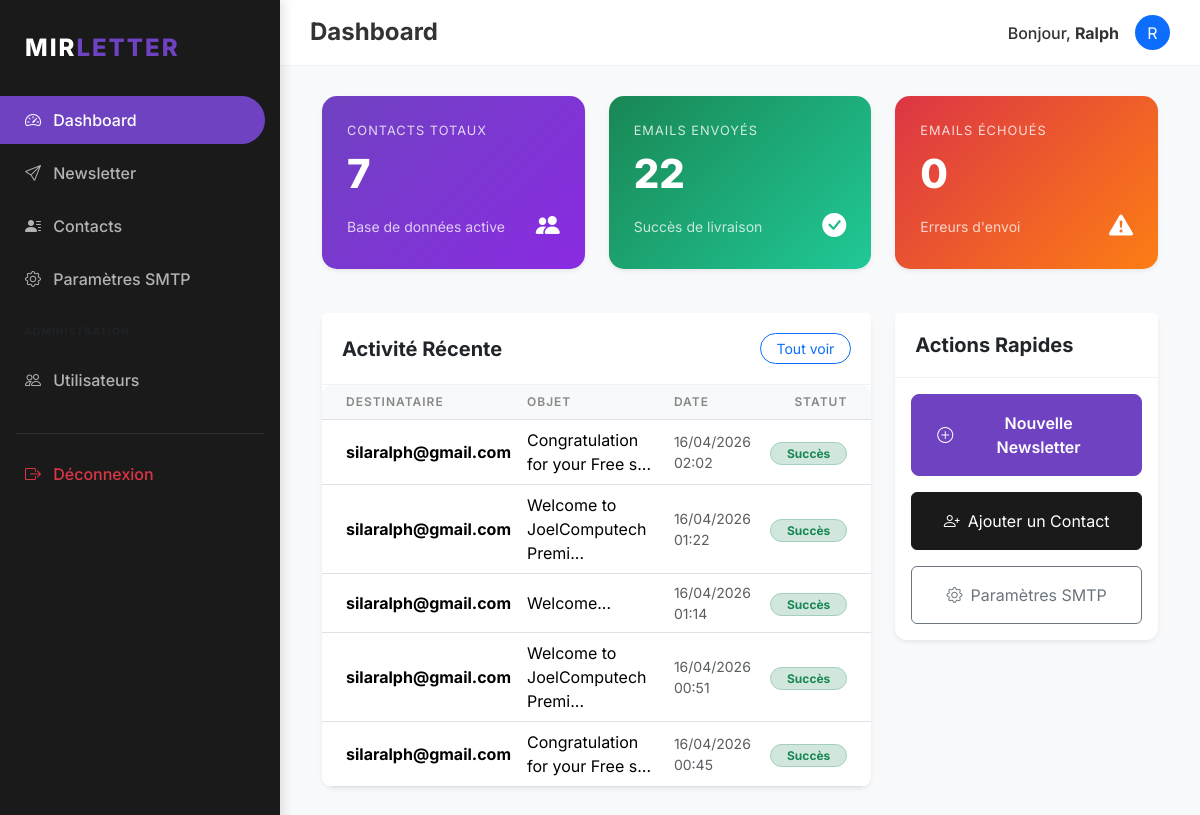
/dashboard (signed in), run on the app's committed database.
### models/user.py (models this page shows, shortened)
class User(db.Model, UserMixin):
    __tablename__ = 'users'
    id = db.Column(db.Integer, primary_key=True)
    username = db.Column(db.String(64), unique=True, nullable=False, index=True)
    password_hash = db.Column(db.String(128), nullable=False)
    role = db.Column(db.String(20), default='user') # 'superadmin' or 'user'
    smtp_configs = db.relationship('SMTPConfig', backref='user', lazy='dynamic', cascade='all, delete-orphan')
    contacts = db.relationship('Contact', backref='owner', lazy='dynamic', cascade='all, delete-orphan')
    groups = db.relationship('Group', backref='owner', lazy='dynamic', cascade='all, delete-orphan')
    sent_emails = db.relationship('SentEmail', backref='user', lazy='dynamic', cascade='all, delete-orphan')

### models/history.py (models this page shows, shortened)
class SentEmail(db.Model):
    __tablename__ = 'sent_emails'
    id = db.Column(db.Integer, primary_key=True)
    user_id = db.Column(db.Integer, db.ForeignKey('users.id'), nullable=False)
    subject = db.Column(db.String(256), nullable=False)
    recipient = db.Column(db.String(120), nullable=False)
    status = db.Column(db.String(20), nullable=False) # 'success', 'failed'
    error_message = db.Column(db.Text)
    timestamp = db.Column(db.DateTime, index=True, default=datetime.utcnow)

### routes/main.py (the view)
@main.route('/')
@main.route('/dashboard')
@login_required
def dashboard():
    contact_count = Contact.query.filter_by(user_id=current_user.id).count()
    sent_count = SentEmail.query.filter_by(user_id=current_user.id, status='success').count()
    failed_count = SentEmail.query.filter_by(user_id=current_user.id, status='failed').count()
    recent_history = SentEmail.query.filter_by(user_id=current_user.id)\
        .order_by(SentEmail.timestamp.desc()).limit(5).all()
    return render_template('dashboard.html',
                           title='Dashboard',
                           contact_count=contact_count,
                           sent_count=sent_count,
                           failed_count=failed_count,
                           recent_history=recent_history)

### models/user.py (called while the page is built)
@login_manager.user_loader
def load_user(user_id):
    return User.query.get(int(user_id))

### templates/dashboard.html
{% extends "base.html" %}
{% block content %}
<div class="row">
    <div class="col-md-4">
        <div class="stat-card shadow-sm">
            <p>Contacts Totaux</p>
            <h3>{{ contact_count }}</h3>
            <div class="d-flex justify-content-between align-items-center">
                <span class="small opacity-75">Base de données active</span>
                <i class="bi bi-people-fill fs-4"></i>
            </div>
        </div>
    </div>
    <div class="col-md-4">
        <div class="stat-card shadow-sm" style="background: linear-gradient(135deg, #198754, #20c997);">
            <p>Emails Envoyés</p>
            <h3>{{ sent_count }}</h3>
            <div class="d-flex justify-content-between align-items-center">
                <span class="small opacity-75">Succès de livraison</span>
                <i class="bi bi-check-circle-fill fs-4"></i>
            </div>
        </div>
    </div>
    <div class="col-md-4">
        <div class="stat-card shadow-sm" style="background: linear-gradient(135deg, #dc3545, #fd7e14);">
            <p>Emails Échoués</p>
            <h3>{{ failed_count }}</h3>
            <div class="d-flex justify-content-between align-items-center">
                <span class="small opacity-75">Erreurs d'envoi</span>
                <i class="bi bi-exclamation-triangle-fill fs-4"></i>
            </div>
        </div>
    </div>
</div>
<div class="row mt-4">
    <div class="col-md-8">
        <div class="card border-0 shadow-sm">
            <div class="card-header d-flex justify-content-between align-items-center bg-white">
                <h5 class="m-0 fw-bold">Activité Récente</h5>
                <a href="{{ url_for('newsletter.history') }}" class="btn btn-sm btn-outline-primary rounded-pill px-3">Tout voir</a>
            </div>
            <div class="card-body p-0">
                <div class="table-responsive">
                    <table class="table table-hover align-middle mb-0">
                        <thead>
                            <tr>
                                <th class="ps-4">Destinataire</th>
                                <th>Objet</th>
                                <th>Date</th>
                                <th class="pe-4 text-end">Statut</th>
                            </tr>
                        </thead>
                        <tbody>
                            {% for item in recent_history %}
                            <tr>
                                <td class="ps-4">
                                    <div class="fw-bold">{{ item.recipient }}</div>
                                </td>
                                <td>{{ item.subject[:30] }}...</td>
                                <td class="small text-muted">{{ item.timestamp.strftime('%d/%m/%Y %H:%M') }}</td>
                                <td class="pe-4 text-end">
                                    {% if item.status == 'success' %}
                                    <span class="badge bg-success-subtle text-success border border-success-subtle rounded-pill px-3">Succès</span>
                                    {% else %}
                                    <span class="badge bg-danger-subtle text-danger border border-danger-subtle rounded-pill px-3">Échec</span>
                                    {% endif %}
                                </td>
                            </tr>
                            {% else %}
                            <tr>
                                <td colspan="4" class="text-center py-5 text-muted">Aucune activité récente.</td>
                            </tr>
                            {% endfor %}
                        </tbody>
                    </table>
                </div>
            </div>
        </div>
    </div>
    <div class="col-md-4">
        <div class="card border-0 shadow-sm">
            <div class="card-header bg-white">
                <h5 class="m-0 fw-bold">Actions Rapides</h5>
            </div>
            <div class="card-body">
                <div class="d-grid gap-3">
                    <a href="{{ url_for('newsletter.compose') }}" class="btn btn-primary d-flex align-items-center justify-content-center py-3">
                        <i class="bi bi-plus-circle me-2"></i> Nouvelle Newsletter
                    </a>
                    <a href="{{ url_for('contacts.add_contact') }}" class="btn btn-dark d-flex align-items-center justify-content-center py-3">
                        <i class="bi bi-person-plus me-2"></i> Ajouter un Contact
                    </a>
                    <a href="{{ url_for('settings.list_smtp') }}" class="btn btn-outline-secondary d-flex align-items-center justify-content-center py-3">
                        <i class="bi bi-gear me-2"></i> Paramètres SMTP
                    </a>
                </div>
            </div>
        </div>
    </div>
</div>
{% endblock %}

### templates/base.html (shortened to what this page needs)
<!DOCTYPE html>
<html lang="fr">
<head>
    {{ bootstrap.load_css() }}
    <link rel="stylesheet" href="{{ url_for('static', filename='css/style.css') }}">
    <link rel="stylesheet" href="https://cdn.jsdelivr.net/npm/bootstrap-icons@1.11.1/font/bootstrap-icons.css">
</head>
<body>
    {% if current_user.is_authenticated %}
    <div class="sidebar">
        <div class="sidebar-brand">
            MIR<span>LETTER</span>
        </div>
        <nav class="nav flex-column">
            <a class="nav-link {{ 'active' if request.endpoint == 'main.dashboard' }}" href="{{ url_for('main.dashboard') }}">
                <i class="bi bi-speedometer2 me-2"></i> Dashboard
            </a>
            <a class="nav-link {{ 'active' if 'newsletter' in request.endpoint }}" href="{{ url_for('newsletter.compose') }}">
                <i class="bi bi-send me-2"></i> Newsletter
            </a>
            <a class="nav-link {{ 'active' if 'contacts' in request.endpoint }}" href="{{ url_for('contacts.list_contacts') }}">
                <i class="bi bi-person-lines-fill me-2"></i> Contacts
            </a>
            <a class="nav-link {{ 'active' if 'settings' in request.endpoint }}" href="{{ url_for('settings.list_smtp') }}">
                <i class="bi bi-gear me-2"></i> Paramètres SMTP
            </a>
            {% if current_user.role == 'superadmin' %}
            <div class="px-4 py-3 text-uppercase small fw-bold text-muted" style="font-size: 0.65rem; letter-spacing: 1px;">Administration</div>
            <a class="nav-link {{ 'active' if 'admin' in request.endpoint }}" href="{{ url_for('admin.list_users') }}">
                <i class="bi bi-people me-2"></i> Utilisateurs
            </a>
            {% endif %}
            <hr class="mx-3 border-secondary opacity-25 mt-4">
            <a class="nav-link text-danger" href="{{ url_for('auth.logout') }}">
                <i class="bi bi-box-arrow-right me-2"></i> Déconnexion
            </a>
        </nav>
    </div>
    <nav class="top-navbar d-flex justify-content-between align-items-center">
        <h4 class="m-0 fw-bold">{{ title }}</h4>
        <div class="user-info d-flex align-items-center">
            <span class="me-3 fw-medium">Bonjour, <strong>{{ current_user.username }}</strong></span>
            <div class="bg-primary rounded-circle d-flex align-items-center justify-content-center text-white" style="width: 35px; height: 35px;">
                {{ current_user.username[0].upper() }}
            </div>
        </div>
    </nav>
    {% endif %}
    <div class="{% if current_user.is_authenticated %}main-content{% endif %}">
        <div class="container-fluid">
            {% block content %}{% endblock %}
        </div>
    </div>
</body>
</html>

### static/css/style.css (style rules this page uses)
:root { --primary-color: #6f42c1; --secondary-color: #8a2be2; --dark-bg: #1a1a1a; --darker-bg: #121212; --light-text: #ffffff; --gray-text: #b3b3b3; --sidebar-width: 280px; }
body { font-family: 'Inter', -apple-system, BlinkMacSystemFont, "Segoe UI", Roboto, sans-serif; background-color: #f8f9fa; color: #333; }
.sidebar { position: fixed; top: 0; bottom: 0; left: 0; z-index: 100; width: var(--sidebar-width); padding: 20px 0; background-color: var(--dark-bg); color: var(--light-text); box-shadow: 4px 0 10px rgba(0,0,0,0.1); }
.sidebar .nav-link { color: var(--gray-text); padding: 12px 25px; font-weight: 500; border-radius: 0 50px 50px 0; margin-right: 15px; margin-bottom: 5px; transition: all 0.3s; }
.sidebar .nav-link.active { color: var(--light-text); background-color: var(--primary-color); }
.sidebar-brand { padding: 10px 25px 30px; font-size: 1.5rem; font-weight: 800; letter-spacing: 2px; color: var(--light-text); text-transform: uppercase; }
.sidebar-brand span { color: var(--primary-color); }
.main-content { margin-left: var(--sidebar-width); padding: 30px; }
.card { border: none; border-radius: 12px; box-shadow: 0 5px 15px rgba(0,0,0,0.05); margin-bottom: 25px; }
.card-header { background-color: transparent; border-bottom: 1px solid rgba(0,0,0,0.05); padding: 20px; font-weight: 700; }
.stat-card { padding: 25px; border-radius: 15px; color: white; background: linear-gradient(135deg, var(--primary-color), var(--secondary-color)); margin-bottom: 20px; }
.stat-card h3 { font-size: 2.5rem; font-weight: 800; margin: 10px 0; }
.stat-card p { opacity: 0.8; margin: 0; text-transform: uppercase; font-size: 0.8rem; letter-spacing: 1px; }
.btn-primary { background-color: var(--primary-color); border-color: var(--primary-color); padding: 10px 25px; border-radius: 8px; font-weight: 600; }
.btn-dark { background-color: var(--dark-bg); border-color: var(--dark-bg); }
.top-navbar { margin-left: var(--sidebar-width); background-color: white; padding: 15px 30px; border-bottom: 1px solid rgba(0,0,0,0.05); }
.table { border-radius: 10px; overflow: hidden; }
.table thead th { background-color: #f8f9fa; border-top: none; font-weight: 600; text-transform: uppercase; font-size: 0.75rem; letter-spacing: 1px; color: #888; }

### data on the page
User: username "Ralph", username "R"
SentEmail: recipient "silaralph@gmail.com", subject "Congratulation for your Free s", timestamp "16/04/2026 02:02", status "Succès"
SentEmail: recipient "silaralph@gmail.com", subject "Welcome to JoelComputech Premi", timestamp "16/04/2026 01:22", status "Succès"
SentEmail: recipient "silaralph@gmail.com", subject "Welcome", timestamp "16/04/2026 01:14", status "Succès"
SentEmail: recipient "silaralph@gmail.com", subject "Welcome to JoelComputech Premi", timestamp "16/04/2026 00:51", status "Succès"
SentEmail: recipient "silaralph@gmail.com", subject "Congratulation for your Free s", timestamp "16/04/2026 00:45", status "Succès"

### other printed values
{{ title }} "Dashboard"
{{ contact_count }} "7"
{{ sent_count }} "22"
{{ failed_count }} "0"
